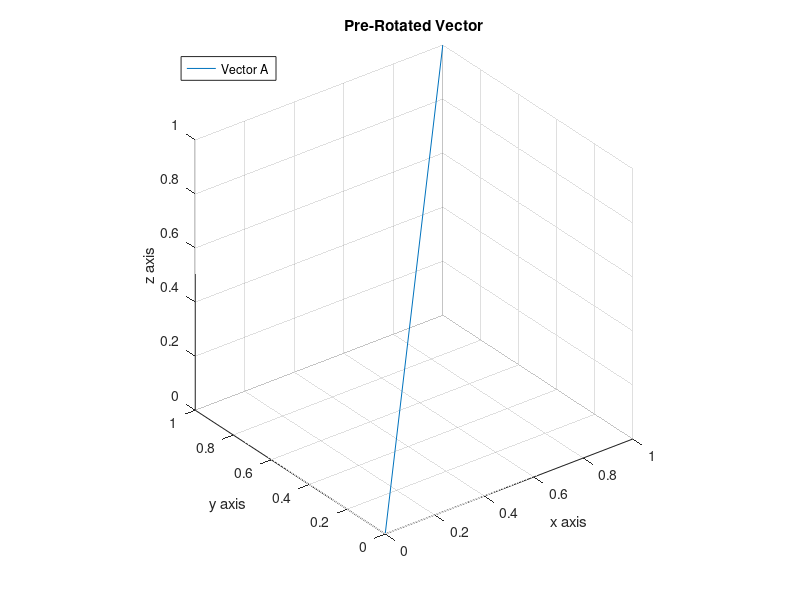

This chart was generated by the following MATLAB code: (Note: this script raises an error after producing the figure.)
clc
clear all
close all


%---- Part 2 ----%
% This part will generate a function that generates a Rotation Matrix. It
% will test the function by rotating 3D vectrors and plotting them.
v1 = [1, 1, 1];
x = [0 v1(:,1)];
y = [0 v1(:,2)];
z = [0 v1(:,3)];

figure
plot3(x,y,z) % This is plotting the first vector, A
grid on
axis equal
xlabel('x axis')
ylabel('y axis')
zlabel('z axis')
legend('Vector A','Location','northwest')
title('Pre-Rotated Vector')


R = ro(90,0,0,'z'); % Rotating about the z axis 90 degrees
v2 = v1*R;

x2 = [0 v2(:,1)];
y2 = [0 v2(:,2)];
z2 = [0 v2(:,3)];

figure
plot3(x2,y2,z2);
grid on
axis equal
xlabel('x axis')
ylabel('y axis')
zlabel('z axis')
hold on

R = ro(0,90,0,'y'); % Rotating about the y axis 90 degrees
v2 = v1*R;

x2 = [0 v2(:,1)];
y2 = [0 v2(:,2)];
z2 = [0 v2(:,3)];

plot3(x2,y2,z2);
hold on

R = ro(0,45,0,'y'); % Rotating about the 45 axis 45 degrees
v2 = v1*R;

x2 = [0 v2(:,1)];
y2 = [0 v2(:,2)];
z2 = [0 v2(:,3)];

plot3(x2,y2,z2);
hold on

R = ro(0,0,180,'x'); % Rotating about the 45 axis 45 degrees
v2 = v1*R;

x2 = [0 v2(:,1)];
y2 = [0 v2(:,2)];
z2 = [0 v2(:,3)];

plot3(x2,y2,z2);
hold off
legend('Vector A 90 degrees about z axis','Vector A 90 degrees about y axis','Vector A 45 degrees about y axis','Vector A 180 degrees about x axis','Location','northwest')

% The following sub function generates a rotation matrix and returns it to
% the program above to calculate new vectors rotated about their respective
% axes
function R = ro(phi, theta, psi, axis)
    if (axis == 'z')
        R = [cos(phi), sin(phi), 0; -sin(phi), cos(phi), 0; 0, 0, 1];
        
    elseif (axis == 'y')
        R = [cos(theta), 0, -sin(theta); 0, 1, 0; sin(theta), 0, cos(theta)];
        
    elseif (axis == 'x')
        R = [1, 0, 0; 0, cos(psi), sin(psi); 0, -sin(psi), cos(psi)];
    end
end